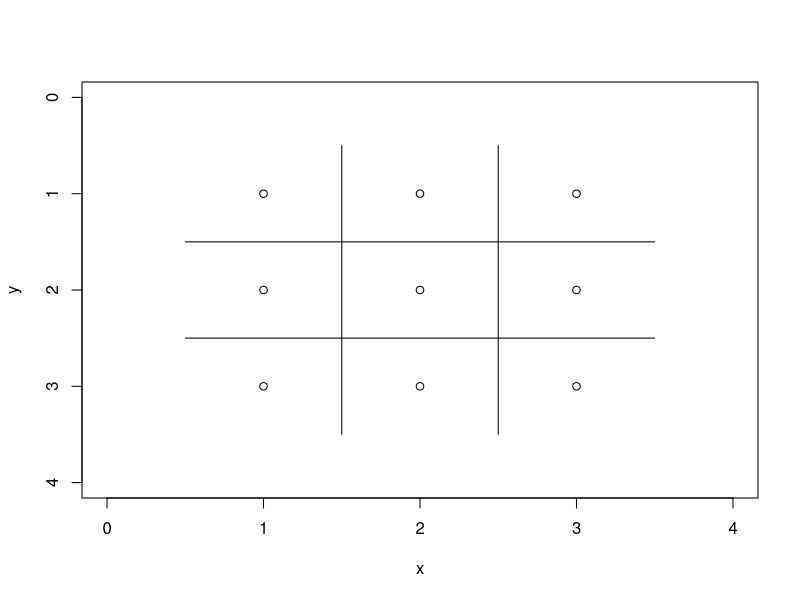

Here is the R script that generated this plot: (Note: this script raises an error after producing the figure.)
# 1. Draw tic-tac-toe board.
# 2. Add board and playing loop.
# 3. Add click-to-play.

rm(list=ls()) # clear all defined objects

x = rep(1:3, each = 3)
y = rep(1:3, times = 3)

plot(x, y, xlim=c(0, 4), ylim=c(4, 0))
segments(x0=c(0.5, 0.5, 1.5, 2.5), y0=c(1.5, 2.5, 0.5, 0.5),
         x1=c(3.5, 3.5, 1.5, 2.5), y1=c(1.5, 2.5, 3.5, 3.5))

board = matrix(data=rep("E", times=9), nrow=3, ncol=3)
player = "X"
for (i in 1:9) {
  index = identify(x, y, n=1)
  col = x[index]
  row = y[index]
  board[row, col] = player
  text(x=col, y=row, labels=player)
  cat(sep="", "i=", i, ", player=", player, ", index=", index,
      ", row=", row, ", col=", col, ", board:", "\n")
  print(board)
  # ... player takes a turn ...
  player = ifelse(test=(player == "X"), yes="O", no="X")
}
